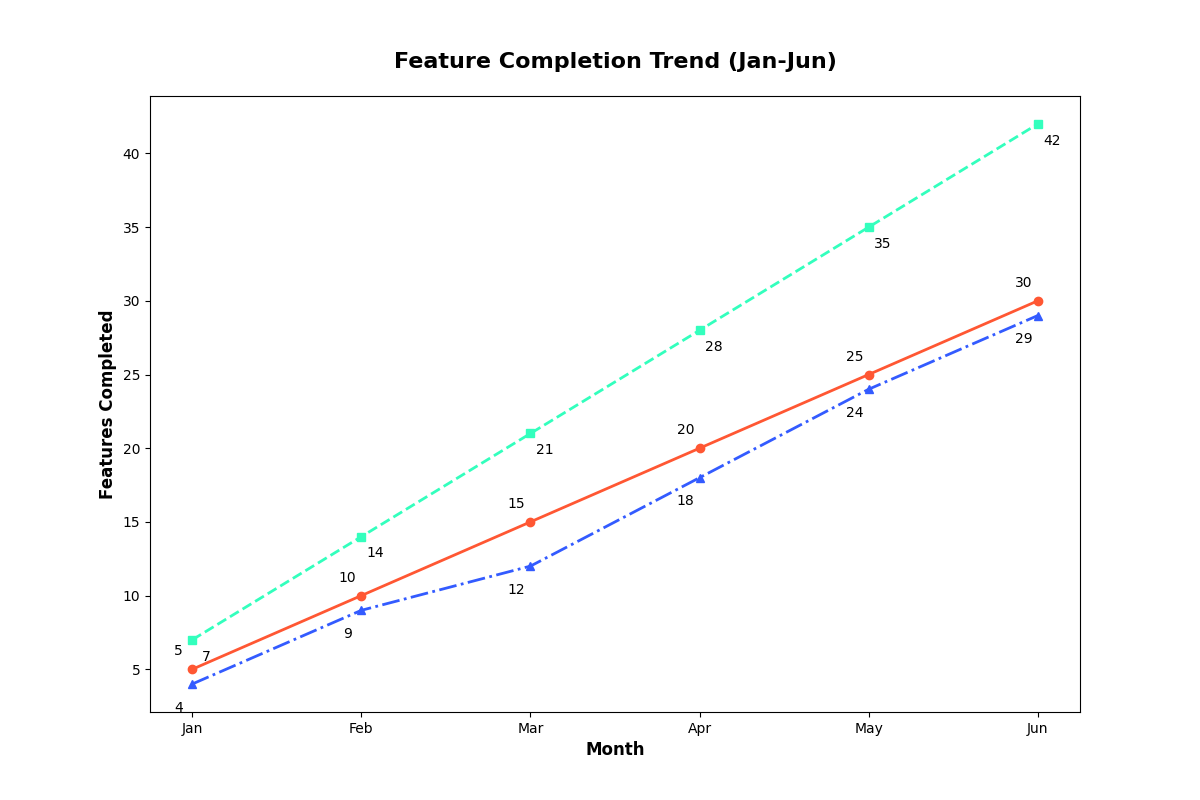

Generate this figure with Python:
import matplotlib.pyplot as plt
import numpy as np

# Data
months = np.array([1, 2, 3, 4, 5, 6])
team_alpha = np.array([5, 10, 15, 20, 25, 30])
team_beta = np.array([7, 14, 21, 28, 35, 42])
team_gamma = np.array([4, 9, 12, 18, 24, 29])

# Create a figure and plot the line chart
fig, ax = plt.subplots(figsize=(12, 8))

# Plotting each team's feature completion count
ax.plot(months, team_alpha, marker='o', linestyle='-', color='#FF5733', linewidth=2)
ax.plot(months, team_beta, marker='s', linestyle='--', color='#33FFBD', linewidth=2)
ax.plot(months, team_gamma, marker='^', linestyle='-.', color='#335BFF', linewidth=2)

# Annotate specific data points
for (month, alpha_feat, beta_feat, gamma_feat) in zip(months, team_alpha, team_beta, team_gamma):
    ax.annotate(f'{alpha_feat}', (month, alpha_feat), textcoords="offset points", xytext=(-10,10), ha='center')
    ax.annotate(f'{beta_feat}', (month, beta_feat), textcoords="offset points", xytext=(10,-15), ha='center')
    ax.annotate(f'{gamma_feat}', (month, gamma_feat), textcoords="offset points", xytext=(-10,-20), ha='center')

# Set x and y labels and title
ax.set_xlabel('Month', fontsize=12, fontweight='bold')
ax.set_ylabel('Features Completed', fontsize=12, fontweight='bold')
ax.set_title('Feature Completion Trend (Jan-Jun)', fontsize=16, fontweight='bold', pad=20)
ax.set_xticks(months)
ax.set_xticklabels(['Jan', 'Feb', 'Mar', 'Apr', 'May', 'Jun'])

# Show the plot
plt.show()
